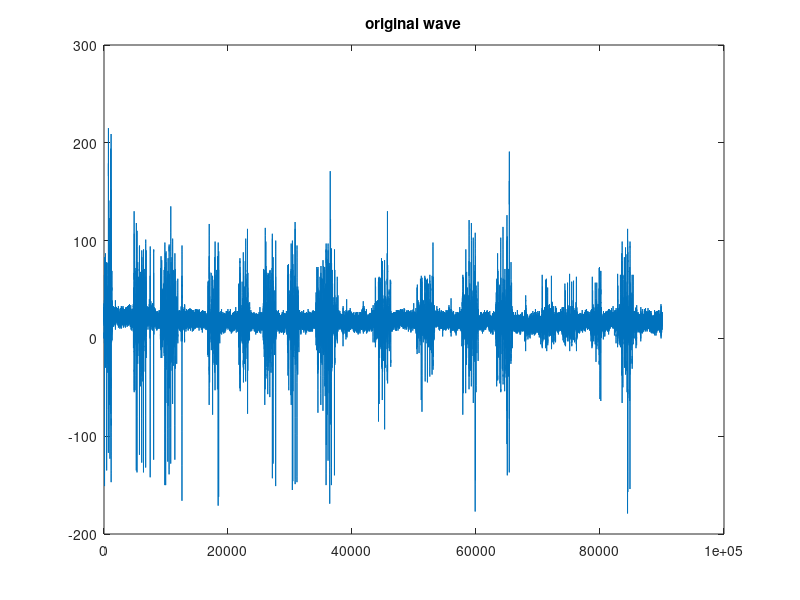

The MATLAB script that drew this image: (Note: this script raises an error after producing the figure.)
close all
clear all

%% Load data

rawData = csvread('data/GA7-15-98RPEARF.csv', 1, 0);

fid = fopen('data/GA7-15-98RPEARF.csv');
header = textscan(fid,'%s %s %s %s %s %s %s %s', 1, 'delimiter',',');
fclose(fid);

%% processing

wave = rawData(:, 1);
figure
plot(wave);
title 'original wave'

Fs = 10000;
[f, fLMS, nfft] = fourier(wave, Fs);

startFreq = round(50 / f(2)); % disregard low frequency region
figure
plot(f(startFreq: end), 2*abs(fLMS(startFreq: nfft/2+1)));
title 'Fourier transform of original wave'

%% High pass
sigma = 100;
% The higher scaling const is, the more precise will the later stage be
% since the transition matrix is based on rounded integer signal strength
wave1 = highPass(wave, Fs, sigma) * 1e4;
figure
plot(wave1);
title 'after high pass'

%% noise
noiseSample = wave(1000: 4500);
figure
plot(noiseSample);
title 'EMG noise plot'

[f, fLMS, nfft] = fourier(noiseSample, Fs);
startFreq = round(50 / f(2));
figure
plot(f(startFreq: end), 2*abs(fLMS(startFreq: nfft/2+1)));
title 'noise Fourier transform'

%% signal
emgSample = wave(5000: 6800);
figure
plot(emgSample);
title 'EMG signal plot'

[f, fLMS, nfft] = fourier(emgSample, Fs);
startFreq = round(50 / f(2));
figure
plot(f(startFreq: end), 2*abs(fLMS(startFreq: nfft/2+1)));
title 'EMG signal Fourier transform'